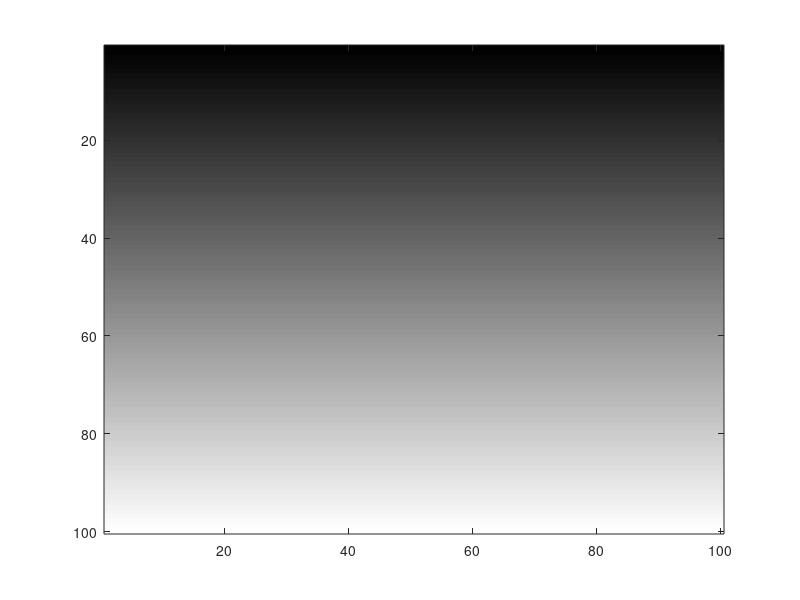

The MATLAB script that drew this image:
%SineInAperture

clear all
close all

amp = .5;
x = linspace(-pi,pi,100);
sf= 6; %spatial frequency, number of times it cycles b/t -pi and pi
sinewave = sin(x*sf);

plot(x,sinewave)

oneM = ones(size(sinewave));

sinewave2D = amp*(oneM'*sinewave); %gives a 100x100 matrix that replicates sinewave along each row; multiplying by amp makes it go b/t dark and light gray
sinewave2D_scaled =  ((sinewave2D+1)*127.5)+1; %why 127.5? we have 256 values in colormap

image(sinewave2D_scaled); colormap(gray(256))

%imagesc automatically re-scales your colormap

rad = 1.7;
for r = 1:length(x) %along each row from 1:100
    for c = 1:length(x) %along each column from 1:100
        if x(r)^2+x(c)^2 < rad^2
            sinewave2D_scaled(r,c) = 128.5; %if the values in that index summed are greater than radius squared, set that value to 128.5
        end
    end
end
image(sinewave2D_scaled);
colormap(gray(256))

%a faster way without for loop

rad = 1;
[X, Y] = meshgrid(linspace(-pi,pi,100));
ind=find(X.^2+Y.^2<rad^2);
sinewave2D_scaled(ind) = 128.5;
image(sinewave2D_scaled);


imagesc(X)
imagesc(Y)



